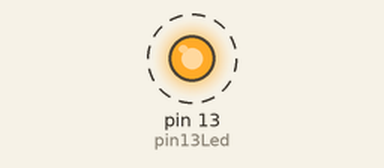
Recording of a sketch running on a simulated Arduino Uno, built with avr-gcc and run on an emulated ATmega328P. Parts: output pins drawn as LEDs (lit = HIGH). Dashed ring = blinking.

Above: at 0.5 s.
Timing chart, 0 to 4.6 s (numbered marks = the images above):
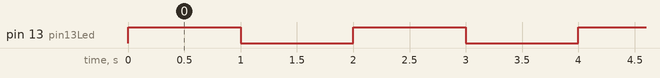

The sketch:

sesi_n_1_ej_b1a1.ino
```cpp
// C++ code
//https://github.com/GeneralLyric5
int pin13Led = 13;

void setup()
{
  pinMode(pin13Led, OUTPUT);
}

void loop()
{
  digitalWrite(pin13Led, HIGH);
  delay(1000); // Wait for 1000 millisecond(s)
  digitalWrite(pin13Led, LOW);
  delay(1000); // Wait for 1000 millisecond(s)
}
```

Measured:
- by itself, pin 13 (pin13Led): alternates HIGH for 1.0 s and LOW for 1.0 s
